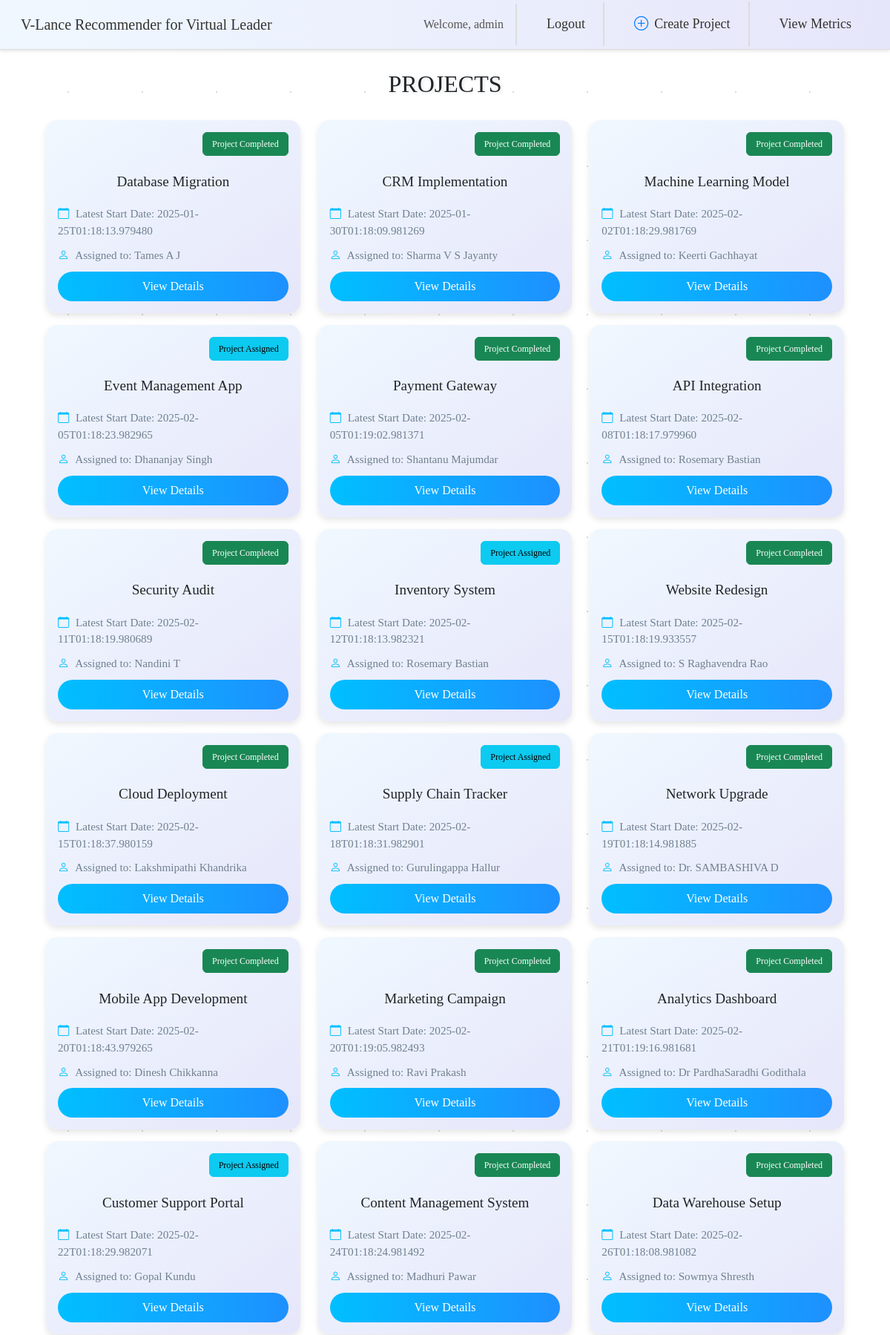
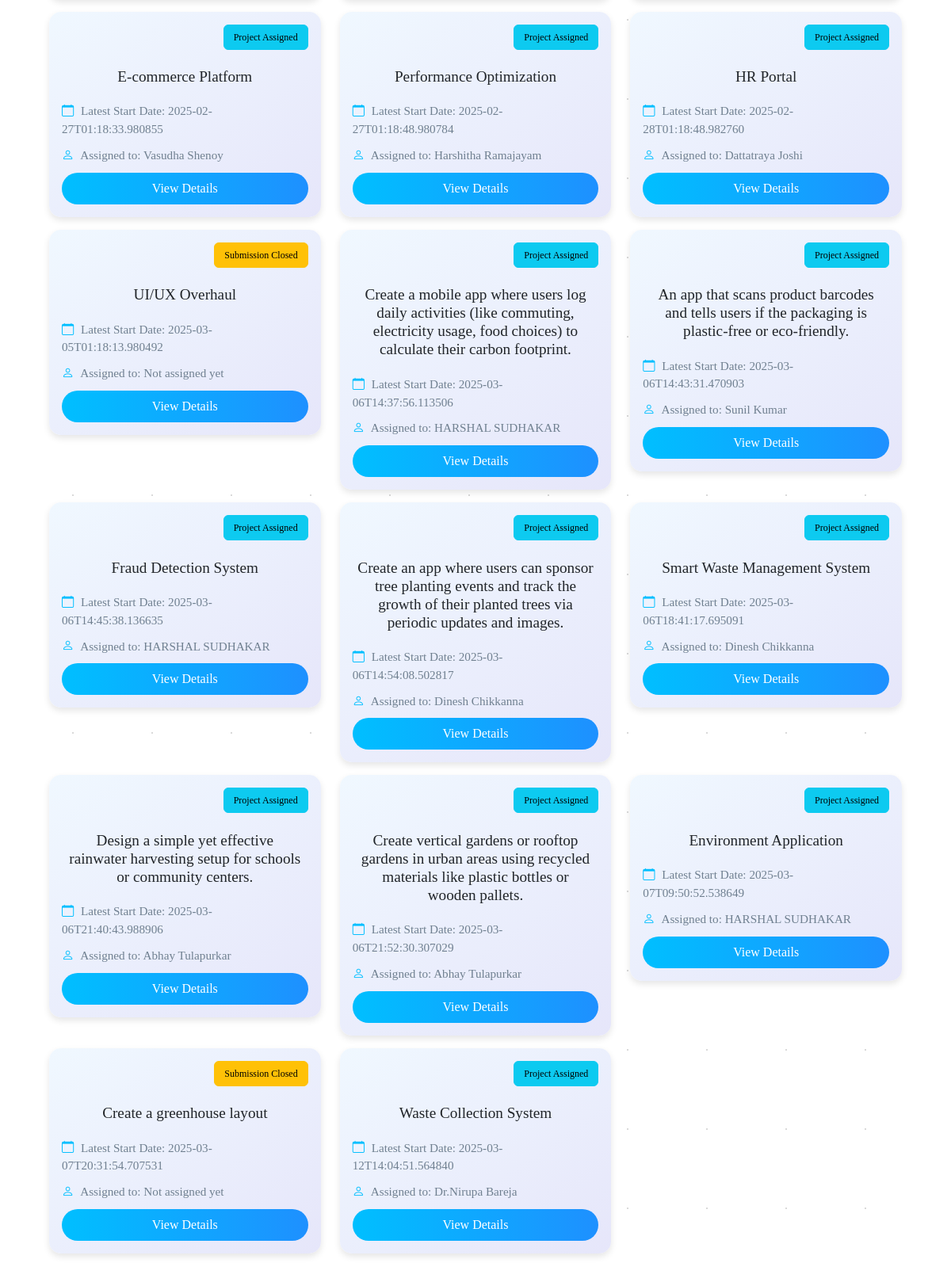
The page / (signed in) on the database its author committed (2 pictures, top to bottom).
### app.py (models this page shows)
class Project(db.Model):
    id = db.Column(db.Integer, primary_key=True)
    name = db.Column(db.String(100), unique=True, nullable=False)
    deadline_days = db.Column(db.Integer, nullable=False)
    estimated_duration = db.Column(db.Integer, nullable=False)
    window_open = db.Column(db.DateTime, nullable=False)
    window_close = db.Column(db.DateTime, nullable=False)
    allowed_users = db.Column(db.Text, nullable=False)
    assigned_to = db.Column(db.String(100), nullable=True)
    actual_days = db.Column(db.Integer, nullable=True)
    assigned_rank = db.Column(db.Integer, nullable=True)
    submissions = db.relationship('Submission', backref='project', lazy=True)
    subtasks = db.relationship('Subtask', backref='project', lazy=True)

### app.py (the view)
@app.route('/')
def home():
    projects = Project.query.all()
    project_list = []
    current_time = datetime.now()
    for project in projects:
        deadline_date = project.window_open + timedelta(seconds=project.deadline_days)
        latest_start_date = deadline_date - timedelta(seconds=project.estimated_duration)
        project_list.append({
            'name': project.name,
            'latest_start_date': latest_start_date.isoformat(),
            'assigned_to': project.assigned_to,
            'actual_days': project.actual_days,
            'estimated_duration': project.estimated_duration,
            'window_close': project.window_close.isoformat() if project.window_close else None,
            'current_time': current_time.isoformat()
        })
    sorted_projects = sorted(project_list, key=lambda x: x['latest_start_date'])
    return render_template('home.html', projects=sorted_projects)

### templates/home.html (shortened to what this page needs)
{% extends "base.html" %} {% block title %}Home{% endblock %} {% block content
%}
<div class="projects-container">
  <h2 class="projects-heading">PROJECTS</h2>
  <div class="row">
    {% for project in projects %}
    <div class="col-md-4 mb-3">
      <div class="card">
        <div class="card-body">
          {% if project.actual_days is not none %}
          <div class="d-flex justify-content-end">
            <p class="btn btn-success">Project Completed</p>
          </div>
        {% elif project.assigned_to is not none %}
          <div class="d-flex justify-content-end">
            <p class="btn btn-info">Project Assigned</p>
          </div>
        {% elif project.window_close and project.window_close < project.current_time %}
          <div class="d-flex justify-content-end">
            <p class="btn btn-warning">Submission Closed</p>
          </div>
        {% endif %}
          <h5 class="card-title">{{ project.name }}</h5>
          <p class="card-text">
            <i
              class="bi bi-calendar"
              style="color: #00bfff; margin-right: 5px"
            ></i>
            Latest Start Date: {{ project.latest_start_date }}
          </p>
          <p class="card-text">
            <i
              class="bi bi-person"
              style="color: #00bfff; margin-right: 5px"
            ></i>
            Assigned to: {{ project.assigned_to or 'Not assigned yet' }}
          </p>
          <a
            href="{{ url_for('project_status', project_name=project.name) }}"
            class="btn btn-primary"
            >View Details</a
          >
        </div>
      </div>
    </div>
    {% endfor %}
  </div>
</div>
{% endblock %}

### templates/base.html (style rules this page uses)
body { padding-top: 50px; }

### templates/home.html (style rules this page uses)
.projects-container { padding: 20px; min-height: 100vh; font-family: "Times New Roman", serif; }
.card { background: linear-gradient(145deg, #f0f8ff, #e6e6fa); border: none; border-radius: 15px; box-shadow: 0 4px 8px rgba(0, 0, 0, 0.1); transition: transform 0.3s ease, box-shadow 0.3s ease; animation: fadeInUp 0.5s ease-out; overflow: hidden; position: relative; }
.btn-success, .btn-info, .btn-warning { text-align: right; font-size: 12px; }
.card-title { font-size: 1.2rem; text-align: center; margin-bottom: 15px; padding: 0.4rem; }
.card-text { color: #708090; font-size: 0.95rem; margin-bottom: 10px; }
.btn-primary { background: linear-gradient(90deg, #00bfff, #1e90ff); border: none; border-radius: 20px; padding: 8px 20px; transition: transform 0.1s ease, background 0.1s ease; display: block; margin: 0 auto; }
.projects-heading { text-align: center; margin-bottom: 30px; text-shadow: 2px 2px 4px rgba(0, 0, 0, 0.1); }

### rows shown on the page
Project: shows "Project Completed", name "Database Migration", latest_start_date "2025-01-25T01:18:13.979480", assigned_to "Tames A J"
Project: shows "Project Completed", name "CRM Implementation", latest_start_date "2025-01-30T01:18:09.981269", assigned_to "Sharma V S Jayanty"
Project: shows "Project Completed", name "Machine Learning Model", latest_start_date "2025-02-02T01:18:29.981769", assigned_to "Keerti Gachhayat"
Project: shows "Project Assigned", name "Event Management App", latest_start_date "2025-02-05T01:18:23.982965", assigned_to "Dhananjay Singh"
Project: shows "Project Completed", name "Payment Gateway", latest_start_date "2025-02-05T01:19:02.981371", assigned_to "Shantanu Majumdar"
Project: shows "Project Completed", name "API Integration", latest_start_date "2025-02-08T01:18:17.979960", assigned_to "Rosemary Bastian"
Project: shows "Project Completed", name "Security Audit", latest_start_date "2025-02-11T01:18:19.980689", assigned_to "Nandini T"
Project: shows "Project Assigned", name "Inventory System", latest_start_date "2025-02-12T01:18:13.982321", assigned_to "Rosemary Bastian"
Project: shows "Project Completed", name "Website Redesign", latest_start_date "2025-02-15T01:18:19.933557", assigned_to "S Raghavendra Rao"
Project: shows "Project Completed", name "Cloud Deployment", latest_start_date "2025-02-15T01:18:37.980159", assigned_to "Lakshmipathi Khandrika"
Project: shows "Project Assigned", name "Supply Chain Tracker", latest_start_date "2025-02-18T01:18:31.982901", assigned_to "Gurulingappa Hallur"
Project: shows "Project Completed", name "Network Upgrade", latest_start_date "2025-02-19T01:18:14.981885", assigned_to "Dr. SAMBASHIVA D"
Project: shows "Project Completed", name "Mobile App Development", latest_start_date "2025-02-20T01:18:43.979265", assigned_to "Dinesh Chikkanna"
Project: shows "Project Completed", name "Marketing Campaign", latest_start_date "2025-02-20T01:19:05.982493", assigned_to "Ravi Prakash"
Project: shows "Project Completed", name "Analytics Dashboard", latest_start_date "2025-02-21T01:19:16.981681", assigned_to "Dr PardhaSaradhi Godithala"
Project: shows "Project Assigned", name "Customer Support Portal", latest_start_date "2025-02-22T01:18:29.982071", assigned_to "Gopal Kundu"
Project: shows "Project Completed", name "Content Management System", latest_start_date "2025-02-24T01:18:24.981492", assigned_to "Madhuri Pawar"
Project: shows "Project Completed", name "Data Warehouse Setup", latest_start_date "2025-02-26T01:18:08.981082", assigned_to "Sowmya Shresth"
Project: shows "Project Assigned", name "E-commerce Platform", latest_start_date "2025-02-27T01:18:33.980855", assigned_to "Vasudha Shenoy"
Project: shows "Project Assigned", name "Performance Optimization", latest_start_date "2025-02-27T01:18:48.980784", assigned_to "Harshitha Ramajayam"
Project: shows "Project Assigned", name "HR Portal", latest_start_date "2025-02-28T01:18:48.982760", assigned_to "Dattatraya Joshi"
Project: shows "Submission Closed", name "UI/UX Overhaul", latest_start_date "2025-03-05T01:18:13.980492", assigned_to "Not assigned yet"
Project: shows "Project Assigned", name "Create a mobile app where users log daily activities (like commuting, electricity usage, food choices) to calculate their carbon footprint.", latest_start_date "2025-03-06T14:37:56.113506", assigned_to "HARSHAL SUDHAKAR"
Project: shows "Project Assigned", name "An app that scans product barcodes and tells users if the packaging is plastic-free or eco-friendly.", latest_start_date "2025-03-06T14:43:31.470903", assigned_to "Sunil Kumar"
Project: shows "Project Assigned", name "Fraud Detection System", latest_start_date "2025-03-06T14:45:38.136635", assigned_to "HARSHAL SUDHAKAR"
Project: shows "Project Assigned", name "Create an app where users can sponsor tree planting events and track the growth of their planted trees via periodic updates and images.", latest_start_date "2025-03-06T14:54:08.502817", assigned_to "Dinesh Chikkanna"
Project: shows "Project Assigned", name "Smart Waste Management System", latest_start_date "2025-03-06T18:41:17.695091", assigned_to "Dinesh Chikkanna"
Project: shows "Project Assigned", name "Design a simple yet effective rainwater harvesting setup for schools or community centers.", latest_start_date "2025-03-06T21:40:43.988906", assigned_to "Abhay Tulapurkar"
Project: shows "Project Assigned", name "Create vertical gardens or rooftop gardens in urban areas using recycled materials like plastic bottles or wooden pallets.", latest_start_date "2025-03-06T21:52:30.307029", assigned_to "Abhay Tulapurkar"
Project: shows "Project Assigned", name "Environment Application", latest_start_date "2025-03-07T09:50:52.538649", assigned_to "HARSHAL SUDHAKAR"
Project: shows "Submission Closed", name "Create a greenhouse layout", latest_start_date "2025-03-07T20:31:54.707531", assigned_to "Not assigned yet"
Project: shows "Project Assigned", name "Waste Collection System", latest_start_date "2025-03-12T14:04:51.564840", assigned_to "Dr.Nirupa Bareja"

### other values the page prints
{{ session.username }} "admin"
